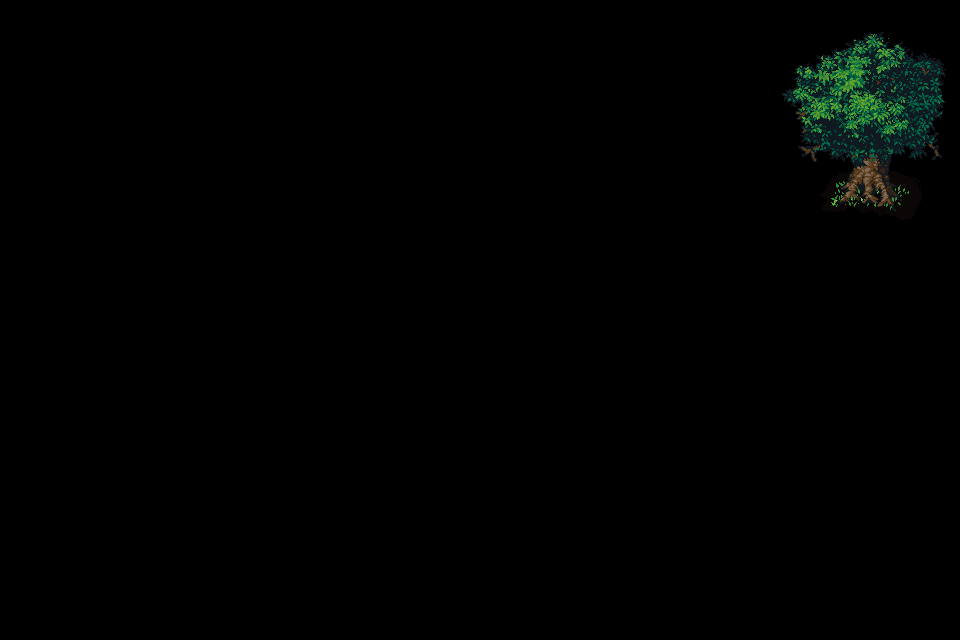

Rendered tile map (Tiled .tmx) drawn with the repository's tilesets; below, a short description and the full map source, tile grids included:
An orthogonal 30x20 tile map with 32x32 px tiles, 1 tile layer (vegetation).

<map version="1.5" tiledversion="1.7.2" orientation="orthogonal" renderorder="right-down" width="30" height="20" tilewidth="32" tileheight="32" infinite="0" nextlayerid="9" nextobjectid="1">
 <tileset firstgid="1" source="../trees-pale.tsx" />
 <layer id="8" name="vegetation" width="30" height="20">
  <data encoding="csv">
0,0,0,0,0,0,0,0,0,0,0,0,0,0,0,0,0,0,0,0,0,0,0,0,0,0,0,0,0,0,
0,0,0,0,0,0,0,0,0,0,0,0,0,0,0,0,0,0,0,0,0,0,0,0,522,523,524,525,526,527,
0,0,0,0,0,0,0,0,0,0,0,0,0,0,0,0,0,0,0,0,0,0,0,0,554,555,556,557,558,559,
0,0,0,0,0,0,0,0,0,0,0,0,0,0,0,0,0,0,0,0,0,0,0,0,586,587,588,589,590,591,
0,0,0,0,0,0,0,0,0,0,0,0,0,0,0,0,0,0,0,0,0,0,0,0,618,619,620,621,622,623,
0,0,0,0,0,0,0,0,0,0,0,0,0,0,0,0,0,0,0,0,0,0,0,0,650,651,652,653,654,655,
0,0,0,0,0,0,0,0,0,0,0,0,0,0,0,0,0,0,0,0,0,0,0,0,682,683,684,685,686,687,
0,0,0,0,0,0,0,0,0,0,0,0,0,0,0,0,0,0,0,0,0,0,0,0,0,0,0,0,0,0,
0,0,0,0,0,0,0,0,0,0,0,0,0,0,0,0,0,0,0,0,0,0,0,0,0,0,0,0,0,0,
0,0,0,0,0,0,0,0,0,0,0,0,0,0,0,0,0,0,0,0,0,0,0,0,0,0,0,0,0,0,
0,0,0,0,0,0,0,0,0,0,0,0,0,0,0,0,0,0,0,0,0,0,0,0,0,0,0,0,0,0,
0,0,0,0,0,0,0,0,0,0,0,0,0,0,0,0,0,0,0,0,0,0,0,0,0,0,0,0,0,0,
0,0,0,0,0,0,0,0,0,0,0,0,0,0,0,0,0,0,0,0,0,0,0,0,0,0,0,0,0,0,
0,0,0,0,0,0,0,0,0,0,0,0,0,0,0,0,0,0,0,0,0,0,0,0,0,0,0,0,0,0,
0,0,0,0,0,0,0,0,0,0,0,0,0,0,0,0,0,0,0,0,0,0,0,0,0,0,0,0,0,0,
0,0,0,0,0,0,0,0,0,0,0,0,0,0,0,0,0,0,0,0,0,0,0,0,0,0,0,0,0,0,
0,0,0,0,0,0,0,0,0,0,0,0,0,0,0,0,0,0,0,0,0,0,0,0,0,0,0,0,0,0,
0,0,0,0,0,0,0,0,0,0,0,0,0,0,0,0,0,0,0,0,0,0,0,0,0,0,0,0,0,0,
0,0,0,0,0,0,0,0,0,0,0,0,0,0,0,0,0,0,0,0,0,0,0,0,0,0,0,0,0,0,
0,0,0,0,0,0,0,0,0,0,0,0,0,0,0,0,0,0,0,0,0,0,0,0,0,0,0,0,0,0
</data>
 </layer>
</map>
